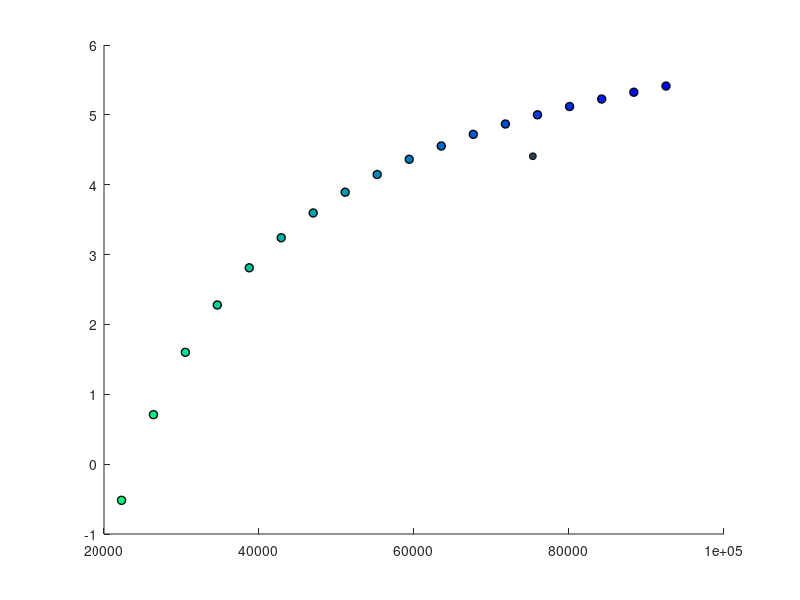

This figure's MATLAB source: (Note: this script raises an error after producing the figure.)
clear
clearvars
clear figures

%% Luminescence refined 26Al/10Be burial modelling of Camp Century subglacial sediment
% This script models the burial and paleo-exposure history of the Camp
% Century subglacial sediment given the luminescence-constrained
% depositional age (416 +- 38 ka) of the upper most sediment (1059-4)
% during MIS 11.

% Using the observed 26Al and 10Be concentrations and uncertainties in the
% upper-most (1059-4) and the lower-most (1063-7) sediments, this script
% first performs a Monte Carlo simulation of nuclide concentrations and
% then calculates average nuclide concentrations weighted by measurement
% uncertainty.

% Then, the 26Al and 10Be concentrations of 1059-4 are corrected for 416 +-
% 38
% of burial. This yields the 26Al/10Be ratio of the upper sediment at
% the time of sediment deposition
% in a small surface stream, assuming the sediment was sufficiently buried
% (by either sediment or ice) to prevent additional nuclide production
% since 416 +- 38 ka.

% The next step calculates the inventory of nuclides that could accumulate
% during a range of paleo-exposure periods of the upper sediment given the
% 26Al/10Be ratio of the upper sediment at the time of deposition. This
% also constrains the maximum duration (~16 kyr) of ice-free surface
% exposure of the upper sediment when the pre-MIS11 inherited mean
% 26Al/10Be ratio is equal to 0.

% For the lower sediment (1063-7), this script corrects the 26Al/10Be ratio
% for 416 +- 38 kyr of burial PLUS an additional period of burial (0-16
% kyr) that is equivalent to the range of exposure durations of the upper
% sediment.

% For both sediments, the script propagates the uncertainties of the
% nuclide concentrations and the luminescence age.

% This script generates two plots: Figure 1 is a two-isotope plot (banana
% plot) of 10Be concentrations vs the 26Al/10Be ratios of the upper (blue)
% and lower sediment (red): 1) weighted mean observed values and 2)
% corrected for 416 +- 38 kyr of burial. For the upper sediment, the
% modelled 26Al/10Be and 10Be concs given the range of MIS 11
% paleo-exposure durations is shown (blues and greens). For the lower
% sediment, the 26Al/10Be and 10Be concs are shown given the additional
% period of burial (reds and yellows).

% Figure 2 contains two subplots: shows the paleo-exposure period of the
% uppper sediment vs 1) the inherited 26Al/10Be ratio, and 2)the inherited
% total burial history.




%% 1. Model variables
% This first section contains variables that can be adjusted to run the
% model such as the number of simulations, the IRSL depositional age, and
% the duration of paleo-exposure prior to the depositional age of the upper
% most sediment.
 
sim = 100; %number of simulations for weighted avg nuclide concentrations (observed) and the uncertainty of OSL burial ages. Change this as needed. 

irsl_bur = 416000; irsl_bur_err = 38000; % IRSL mean +/- 1 standard error, 
tbur_sim = irsl_bur_err.*randn(sim,1) + irsl_bur; %create vector of random IRSL ages using mean age and standard error.

% 1.1 Paleo-exposure scenarios
% Iterative calibration of t_exp showed that,
% given a surface production ratio of 7.3, paleo-exposure longer than
% 16,000 years results in negative mean inherited 26Al/10Be ratios prior to
% MIS 11 exposure. If the production ratio is 6.7, then paleo-exposure
% greater than 17,000 years result in negative mean inherited 26Al/10Be
% ratios prior to MIS 11 exposure.

t_exp = (0:1000:17000)' ;% Creates row of exposure periods from 0 to 17 kyr at 1 kyr increments. 
z_t = length(t_exp); %use this to set up blank matrices for burial calculations

% loading nuclide data and parameters
load cc_nuclides.mat %imports observed nuclide concentrations from sample 1059-4 & 1063-7  at Camp Century

% Nuclide production and decay parameters
P26 = 30.3; P10 = 4.15; %Al-26 and Be-10 production rates at SLHL (atoms/(g*yr)). 
% Greenland specific ratio 7.3: P26=30.3.  Global ratio 6.7: P26 = 27.8

tau26 = 1.01E6 ; tau10 = 2.02E6; %mean lives
lam26 = log(2)/717000; lam10 = log(2)/1387000; %decay rates

%% 2. UPPER SEDIMENT 1059-4 
% 2.1 Simulated observed nuclide concentrations In this section, we create
% n simulations of observed nuclide concentrations in sediment 1059-4 based
% on the concentration and uncertainty of each measurement (n=6). Then the
% mean nuclide concentration weighted by the inverse sqrt of each
% measurment's uncertainty.

% Monte Carlo simulation of nuclide concentrations in 1059-4, which
% incorporates the uncertainty of each measurement, creates a [obs sim]
% matrix
al_sim = al26_err_up.*randn(6,sim) + al26_up;
be_sim = be10_err_up.*randn(6,sim) + be10_up;
rat_sim = al_sim./be_sim; %26Al/10Be ratio. Not used in calculations but used for keeping track along the way.

% Weighting factors of upper sediment sample 1059-4
inverr_26 = ((sqrt(al26_err_up)).^-1); inverr_10 = ((sqrt(be10_err_up)).^-1); %winverse sqrt of measurement uncertainties
wf_26 = inverr_26./sum(inverr_26(:)); wf_10 = inverr_10./sum(inverr_10(:)); % vectors of weighting factors based on inverse sqrt

% Calculate weighted avg of each column that incorporates uncertainty of
% each simulated measurement (creates [1 sim] matrix)
al26_wmu = sum(al_sim.*wf_26,1)./sum(wf_26,1); al26_sd = std(al_sim,wf_26);%weighted average(wmu) and weighted sd of the 6 random values for each of the sims, needs to be propagated for error calcs
al26_obs_mu = mean(al26_wmu); al26_obs_sd = std(al26_wmu); %mean and sd of the 100 simulations: 3.3 +/- 0.07 x10^5 atoms

be10_wmu = sum(be_sim.*wf_10,1)./sum(wf_10,1); be10_sd = std(be_sim,wf_10); %weighted average (wmu) and weighted sd of the 6 random values for each of the sims, needs to be propagated for error calcs
be10_obs_mu = mean(be10_wmu); be10_obs_sd = std(be10_wmu); %mean and sd of the 100 simulations: 7.5 +/- 0.07 x10^4 atoms

rat_wmu = al26_wmu./be10_wmu; rat_sd = rat_wmu.*sqrt(((be10_sd./be10_wmu).^2)+((al26_sd./al26_wmu).^2)); %weighted avg (wmu) and sd of the 26Al/10Be ratio, based ratio uncertainty based on Al26 and Be10 simulated weighted avg and weighted sd
rat_obs_mu = mean(rat_wmu); rat_obs_sd = mean(rat_sd); % Total overall mean +/- sd nuclide ratio: ~4.4 +/- 0.6. Just for keeping track

t_bur = (-log(rat_wmu/7.3))/(lam26-lam10); %initial total burial history of each of the 100 sims
t_bur_mu = mean(t_bur); t_bur_sd = std(t_bur); % mean initial burial history: 1.1 +/- 0.1 x10^6 yrs

cov_obs = cov(be10_wmu,rat_wmu); %covariance of be10 and ratio weighted averages (2 x 2) matrix. Used to plot error ellipses

%% 2.2 Solve for nuclide concentrations and ratio at the time of sediment deposition at 416 ka assuming:
% 1. burial age = IRSL sediment depositional age (i.e. end of MIS 11)
% 2. upper sediment remained completely buried and no additional nuclide
% production has occured since deposition.


%Simulated nuclide concentrations and ratios based on IRSL age and
%uncertainty. This creates a [sim sim] matrix (the columns are the nuclide
%simulations from above, the rows are the prescribed burial scenarios [0:1:14] kyr
%applied to each set of nuclide variations

al26_0 = reshape((al26_wmu./exp(-tbur_sim/tau26)),[],1); al26_0sd = reshape((al26_sd./exp(-tbur_sim/tau26)),[],1); %correct the 26Al conc and uncertainty for irsl burial. flattens into a single vector [sim^2, 1] to simplify calcs later
be10_0 = reshape((be10_wmu./exp(-tbur_sim/tau10)),[],1); be10_0sd = reshape((be10_sd./exp(-tbur_sim/tau10)),[],1); %correct the conc for burial. flatten into a single vector [sim^2, 1] to simplify calcs later

al26_0mu = mean(al26_0); al26_0unc = mean(al26_0sd); %mean concs at time of sediment deposition
be10_0mu = mean(be10_0); be10_0unc = mean(be10_0sd); %mean concs at time of sediment deposition

rat_0 = al26_0./be10_0; rat_0unc = rat_0.*sqrt((be10_0sd./be10_0).^2+(al26_0sd./al26_0).^2); %nuclide ratio simulations that account for variability of both measurement variability and IRSL age uncertainty
rat_0mu = mean(rat_0(:)); rat_0sd = mean(rat_0unc(:)); %26Al/10Be = 5.4 +/- 0.8 at the time of sediment deposition at 416 +- 38 ka 

% total burial history at the time of sediment deposition at 416 +- 38 ka
t_bur_0 = (-log(rat_0/7.3))/(lam26-lam10); %total burial history of each simulation corrected for 416 +- 38 kyr burial
t_bur_0mu = mean(t_bur_0); t_bur_0sd = std(t_bur_0); % mean total burial history after corrected for 416 +- 38 kyr burial: 0.67 +/-0.06 Myr

cov_0 = cov(be10_0,rat_0); % covariance of irsl-corrected be10 and ratio weighted averages in (2 x 2) matrix, used for plotting error ellipse

al26_0m = repmat(al26_0,1,z_t); be10_0m = repmat(be10_0,1,z_t); % creates blank [sim*sim z_t] cell array of end MIS 11 concentrations to subtract nuclides from different exposure scenarios from

%% 2.3 Calculate inherted nuclide concs and ratios based on different paleoexposure scenarios during MIS 11
% Using the nuclide concs at the end of MIS 11 (before sediment deposition
% at 416 +- 38 ka), apply a variety of exposure scenarios (t_exp) during
% MIS 11. subscript: inh = inherited

% calculate a vector of nuclides that would accumulate under different
% exposure periods (t_exp)
al26exp = (P26/lam26)*(1-exp(-t_exp*lam26))'; be10exp = (P10/lam10)*(1-exp(-t_exp*lam10))'; 

% Loop to fill in [sim*sim z_t] cell array of different exposure scenarios
% to subtract from end MIS 11 nuclide concs
al26expm = ones(sim*sim,z_t).*al26exp; be10expm = ones(sim*sim,z_t).*be10exp;

% Create [sim sim z_t] cell arrays of initial inherited MIS 11
% concentrations and 26Al/10Be ratio (endMIS11 - paleoexposure MIS 11)
al26inh =  reshape((al26_0m - al26expm),[],z_t)'; %re arrange matrix such that all simulations for each exposure scenario are in one row.
al26inh_mu = mean(al26inh,2); al26inh_sd = std(al26inh,[],2); %mean +/- sd inherited 26Al concs before MIS 11 exposure

be10inh =  reshape(be10_0m - be10expm,[],z_t)'; %re arrange matrix such that all simulations for each exposure scenario are in one row.
be10inh_mu = mean(be10inh,2); be10inh_sd = std(be10inh,[],2); %mean +/- sd inherited 10Be concs before MIS 11 exposure

rat_inh = al26inh./be10inh; %inherited 26Al/10Be ratio
rat_inh_mu = mean(rat_inh,2); ratinh_unc = rat_inh_mu.*sqrt((be10inh_sd./be10inh_mu).^2+(al26inh_sd./al26inh_mu).^2); %vectors of mean +/- sd 26Al/10Be ratios of each exposure scenario
%for t_exp kyr the 26Al/10Be ratio decreases from 5.4 to 0

berat_inh_mu = horzcat(be10inh_mu,rat_inh_mu); %create matrix of be concs and 26Al/10Be ratios for plotting

covinhblk = ones(2,2,z_t); %covariance of all paleo-exposure scenarios. used for plotting error ellipses
for p = 1:size(covinhblk,3)
    covinh(:,:,p)=cov(be10inh(p,:),rat_inh(p,:));
end

% Calculate total burial history of sediment based on inherited nuclide
% concentrations (i.e. prior to MIS 11 exposure)

t_bur_inh = (-log(rat_inh/7.3))/(lam26-lam10); % array of burial ages of sediment before MIS 11 for all sims. This generates imaginary numbers for t_exp >13 kyr
t_bur_inh_mu = mean(t_bur_inh,2); t_bur_inh_sd = std(t_bur_inh,[],2);%vectors of mean +/- sd ratios of each exposure scenario

%% 3. LOWER SEDIMENT 1063-7
% In this section, we make similar claculations to those above for the
% lower sediment (weighted average observed nuclide concs, nuclide concs at
% timing of sediment deposition) but instead of paleo-exposure simulations
% we account for the additional decay of nuclides assuming the lower
% sediment remained buried or shielded from nuclide production during MIS
% 11. Throughout this section 'l' for 'lower' appended to variables.

% 3.1 Burial history corrected for up to 432 (416 + 16) kyr burial (assume this sediment was buried during MIS 11). 
tburl_sim = (tbur_sim)+t_exp'; %adds the exposure duration to the IRSL burial duration for a total burial duration to beginning of last exposure 

% Monte Carlo simulation of observed 26Al & 10Be concs from lower sediment based on individual measurement and uncertainty. Creates [3 sim] matrix
al_siml = al26_err_lo.*randn(3,sim) + al26_lo; be_siml = be10_err_lo.*randn(3,sim) + be10_lo; 
rat_siml = al_siml./be_siml;

%Weighting factors for lower sample 1063-7. 
inverr_26_l = (sqrt(al26_err_lo)).^-1; wf_26_l = inverr_26_l./sum(inverr_26_l(:));  %weighting factors (wf) by inverse sqrt of measurement uncertainty
inverr_10_l = (sqrt(be10_err_lo)).^-1; wf_10_l = inverr_10_l./sum(inverr_10_l(:));

% Weighted mean of each column that incorporates uncertainty of each measurement (creates [1 sim] matrix)
al26l_wmu = sum(al_siml.*wf_26_l)/sum(wf_26_l); al26l_sd = std(al_siml,wf_26_l);
al26l_obs_mu = mean(al26l_wmu); al26l_obs_sd = std(al26l_wmu);

be10l_wmu = sum(be_siml.*wf_10_l)/sum(wf_10_l); be10l_sd = std(be_siml,wf_10_l);
be10l_obs_mu = mean(be10l_wmu); be10l_obs_sd = std(be10l_wmu);

ratl_wmu = al26l_wmu./be10l_wmu; ratl_unc = ratl_wmu.*sqrt((be10l_sd./be10l_wmu).^2+(al26l_sd./al26l_wmu).^2);%weighted avg (wmu) of the 26Al/10Be ratio 
ratl_obs_mu = mean(ratl_wmu); ratl_obs_sd = mean(ratl_unc); % Total overall mean +/- sd nuclide ratio: ~1.8 +/- 0.4. Just for keeping track

t_burl = (-log(ratl_wmu/7.3))/(lam26-lam10); %total burial history of lower sediment
t_burl_mu = mean(t_burl); t_burl_sd = std(t_burl); %3.1 +/- 0.2 Myr

%stuff for plotting later
beratl_obs_mu = horzcat(be10l_obs_mu,ratl_obs_mu); %compiled mean observed 10Be and 26Al/10Be for plotting
covl_obs = cov(be10l_wmu,ratl_wmu); %used for plotting error ellipses

% 3.2 LOWER SEDIMENT inherited nuclide concentrations and burial history

%Simulated nuclide concentrations and ratios assuming that the lower
%sediment remained buried since 416+-38 ka and during the exposure of the
%upper sediment (t_exp).

%This creates a [sim sim] matrix (the columns are the nuclide variations
%from above, the rows are range of burial scenarios applied to each set of
%nuclide variations

al26l_0 = reshape((al26l_wmu./exp(-tbur_sim/tau26)),[],1); al26l_0sd = reshape((al26l_sd./exp(-tbur_sim/tau26)),[],1); %correct the 26Al conc and uncertainty for irsl burial. flattens into a single vector [sim^2, 1] to simplify calcs later
be10l_0 = reshape((be10l_wmu./exp(-tbur_sim/tau10)),[],1); be10l_0sd = reshape((be10l_sd./exp(-tbur_sim/tau10)),[],1); %correct the conc for burial. flatten into a single vector [sim^2, 1] to simplify calcs later

al26l_0mu = mean(al26l_0); al26l_0unc = mean(al26l_0sd); %mean conc and sd at time of depositon of upper sediment
be10l_0mu = mean(be10l_0); be10l_0unc = mean(be10l_0sd);

ratl_0 = al26l_0./be10l_0; ratl_0unc = rat_0.*sqrt((be10l_0sd./be10l_0).^2+(al26l_0sd./al26l_0).^2); %nuclide ratio simulations that account for variability of both measurement variability and IRSL age uncertainty
ratl_0mu = mean(ratl_0(:)); ratl_0sd = mean(ratl_0unc(:)); %2.2 +/- 1.2 at 416 ka when upper sediment was deposited.

%burial history of lower sediment at 416 +- 38 ka
t_burl_0 = (-log(ratl_0/7.3))/(lam26-lam10); %total burial history of each simulation corrected for 416 +- 38 kyr burial
t_burl_0mu = mean(t_burl_0); t_burl_0sd = std(t_burl_0); % mean total burial history after corrected for 416 +- 38 kyr burial: 2.7 +/-0.2 Myr

covl_0 = cov(be10l_0,ratl_0); %covariance of irsl-corrected be10 and ratio weighted averages in (2 x 2) matrix; used for plottong error ellipses

al26l_0m = repmat(al26l_0,1,z_t); be10l_0m = repmat(be10l_0,1,z_t); %creates blank [sim*sim z_t] cell array of end MIS 11 concentrations to subtract nuclides from different exposure scenarios from

% 3.3 Correcting for additional burial of lower sediment during MIS 11 
% calculate a vector of nuclides that would decay in the lower sediment under different burial
% periods while upper sed is exposed (t_exp)
al26l_bur = exp(-t_exp/tau26)'; be10l_bur = exp(-t_exp/tau10)'; 

% Loop to fill in [sim*sim z_t] cell array of different exposure scenarios to subtract from end MIS 11 nuclide concs
al26l_bur_m = ones(sim*sim,z_t).*al26l_bur; be10l_bur_m = ones(sim*sim,z_t).*be10l_bur;

%
% Create [sim sim z_t] cell arrays of initial inherited MIS 11
% concentrations and 26Al/10Be ratio (endMIS11 + nuclides that accumulate
% during additional burial)
al26l_inh =  reshape((al26l_0m./al26l_bur),[],z_t)'; %re arrange matrix such that all simulations for each exposure scenario are in one row.
al26l_inh_mu = mean(al26l_inh,2); al26l_inh_sd = std(al26l_inh,[],2); %mean +/- sd inherited 26Al concs before MIS 11 exposure

be10l_inh =  reshape(be10l_0m./be10l_bur,[],z_t)'; %re arrange matrix such that all simulations for each exposure scenario are in one row.
be10l_inh_mu = mean(be10l_inh,2); be10l_inh_sd = std(be10l_inh,[],2); %mean +/- sd inherited 10Be concs before MIS 11 exposure

ratl_inh = al26l_inh./be10l_inh; %inherited 26Al/10Be ratio
ratl_inh_mu = mean(ratl_inh,2); ratl_inh_unc = ratl_inh_mu.*sqrt((be10l_inh_sd./be10l_inh_mu).^2+(al26l_inh_sd./al26l_inh_mu).^2); %vectors of mean +/- sd 26Al/10Be ratios of each exposure scenario


% Calculate total burial history of sediment before MIS 11 exposure
% (inherited burial history)
t_burl_inh = (-log(ratl_inh/7.3))/(lam26-lam10); % array of burial ages of sediment before MIS 11 for all sims. This generates imaginary numbers for t_exp >13 kyr
t_burl_inh_mu = mean(t_burl_inh,2); t_burl_inh_sd = std(t_burl_inh,[],2);%vectors of mean +/- sd ratios of each exposure scenario


beratl_inh_mu = horzcat(be10l_inh_mu,ratl_inh_mu); %create matrix of be concs and 26Al/10Be ratios for plotting

covl_inhblk = ones(2,2,z_t); %covariance of all exposure scenarios, used for plotting error ellipses
for p = 1:size(covl_inhblk,3)
    covl_inh(:,:,p)=cov(be10l_inh(p,:),ratl_inh(p,:));
end
%
%% Compile outputs for plotting in next section

be_mu_all = vertcat(be10_obs_mu,be10_0mu,be10inh_mu,be10l_obs_mu,be10l_0mu,be10l_inh_mu); %all mean Be concs in obs, end MIS 11, inherited
be_err_all = vertcat(be10_obs_sd,be10_0unc,be10l_inh_sd,be10l_obs_sd,be10l_0unc,be10l_inh_sd);%all Be err in obs, end MIS 11, inherited
rat_mu_all = vertcat(rat_obs_mu,rat_0mu,rat_inh_mu,ratl_obs_mu,ratl_0mu,ratl_inh_mu); %all mean Al/Be ratios in obs, end MIS 11, inherited
rat_err_all = vertcat(rat_obs_sd,rat_0sd,ratinh_unc,ratl_obs_sd,ratl_0sd,ratl_inh_unc); %all mean Al/Be ratios in obs, end MIS 11, inherited

berat_mu_all=horzcat(be_mu_all,be_err_all,rat_mu_all,rat_err_all); %compiled Be and ratios for plotting


%% PLOTS

% Figure 1: banana plot showing the 10Be and 26Al/10Be ratios: 1) observed
% weighted means of 1059-4 (cool colors) and 1063-7 (warm colors), 2) timing of upper sediment
% deposition at 416 +- 38 ka IRSL corrected ratio and 10Be for both
% samples, 3) modelled inherited ratio and 10Be prior to exposure of upper
% sediment and additional burial of lower sediment (416 + 16 = 432 kyr).

%set up banana plot: burial isochrons
t = (0:1E3:4E6);
t_burial = (0:1:9).*1E6; %0.5 Myr increments
t_burma = (0:1:9)';
n26 = ((P26/lam26)*(1-exp(-lam26*t)))';
n10 = ((P10/lam10)*(1-exp(-lam10*t)))';

n26b = n26*exp(-(lam26*t_burial));
n10b = n10*exp(-(lam10*t_burial));
n2610b = (n26./n10).*exp(-((lam26-lam10)*t_burial));

bur_chron = (num2str(t_burma, '%.1f Myr burial'));

%color scheme
blue  = [44 62 80]/255; %1059-4 color 
red  = [231 76 60]/255 ;%1063-6 color
Cb = colormap(winter(length(t_exp)));
Cr = flip(colormap(autumn(length(t_exp))));

t_exp_kyr = t_exp/1000;
t_exp_leg =(num2str(t_exp, '%-d yr exp'));
clf

% plots of all the simulations
figure(1);

% 1059-4
hold on

scatter(be10_obs_mu,rat_obs_mu,25,'MarkerFaceColor',blue,'MarkerEdgeColor','k','DisplayName','Mean Measured 1059-4') %plots weighted mean observed ratio and 10Be concs.
hold on

for i=1:size(be10inh,1)%to plot mean simulated 10Be 26Al 1059-4 under different paleoexposure scenarios
        plot(be10inh_mu(i,:),rat_inh_mu(i,:),'o','MarkerFaceColor',Cb(i,:),'DisplayName',t_exp_leg(i,:),'MarkerEdgeColor','k','MarkerSize',6,'LineWidth',1)
end
hold on

% plot 2-sigma error ellipses for observed, end MIS11, and inherited solutions
elpt_obs = ellipsedata(cov_obs,[berat_mu_all(1,1),berat_mu_all(1,3)],100,2); plot(elpt_obs(:,1:2:end),elpt_obs(:,2:2:end),'Color',[0.5 0.5 0.5]);
hold on

elpt_0 = ellipsedata(cov_0,berat_mu_all(:,2),100,2); plot(elpt_0(:,1:2:end),elpt_0(:,2:2:end),'Color',[0.5 0.5 0.5]);
hold on

 for r = 1:size(covinh,3) 
        elpt_inh(:,:,r) = ellipsedata(covinh(:,:,r),berat_inh_mu(r,:),100,2); 
 end
 for r = 1:size(elpt_inh,3)
         plot(elpt_inh(:,1:2:end,r),elpt_inh(:,2:2:end,r),'Color',[0.5 0.5 0.5]);
 end       
hold on

% 1063-7
scatter(be10l_obs_mu,ratl_obs_mu,25,'MarkerFaceColor',red,'MarkerEdgeColor','k','DisplayName','Measured 1063-7') %plots weighted mean observed ratio and 10Be concs.
hold on

%to plot mean simulated 10Be under different 416 +- 38 kyr burial + burial equiv to exposure duration in 1063-7
for k=1:size(be10l_inh,1) 
        plot(be10l_inh_mu(k,:),ratl_inh_mu(k,:),'-o','MarkerFaceColor',Cr(k,:),'DisplayName',t_exp_leg(k,:),'MarkerEdgeColor','k','MarkerSize',6,'LineWidth',1)  
end
hold on 

elpt_obsl = ellipsedata(covl_obs,beratl_obs_mu,100,2); plot(elpt_obsl(:,1:2:end),elpt_obsl(:,2:2:end),'Color',[0.5 0.5 0.5])
hold on

 for s=1:size(covl_inh,3) 
      elpt_inhl(:,:,s) = ellipsedata(covl_inh(:,:,s),beratl_inh_mu(s,:),100,2);
 end
for s = 1:size(elpt_inhl,3)
    plot(elpt_inhl(:,1:2:end,s),elpt_inhl(:,2:2:end,s),'Color',[0.5 0.5 0.5])
 end
hold on

%banana plot isochrons
plot(n10,n2610b,'Color',[0.8 0.8 0.8]); %plots 1 myr burial isochrons
hold on
plot(n10,n2610b(:,1),'Color','k','DisplayName','Surface production'); %plots surface production ratio line at top

%formatting the plot
set(gca, 'YScale', 'log','XScale','log')
ylim([0.1 10]); xlim([1E4 1E5]);

xlabel('[10Be] (atoms/g)'); ylabel('26Al/10Be');
box on

set(gcf,'units','centimeters','position',[0.1,0.1,17.8,14])

%% Figure 2: MIS 11 paleo-exposure modelling

% plotting MIS 11 solution space of paleo-exposure duration vs. inherited
% 26Al/10Be ratio and inherited total burial history

x = t_exp; 
y = rat_inh_mu;  dy = ratinh_unc; 
y2 = t_bur_inh_mu'; dy2 = t_bur_inh_sd'; 
y3 = ratl_inh_mu'; dy3 = ratl_inh_unc'; 
y4 = t_burl_inh_mu;  dy4 = t_burl_inh_sd;

figure(2)
xlim_2 = [0 16000];
subplot(2,1,1); %inherited 26Al/10Be ratio vs paleo-exposure scenarios

p1 = plot(x,y,'-',x,y+(2*dy),'--',x,y-(2*dy),'--'); %sample 1059-4 plot of mean and uncertainty
set(p1,'Color',blue);
hold on

p2 = plot(x,y3,'-',x,y3+(2*dy3),'--',x,y3-(2*dy3),'--'); %sample 1063-7 plot of mean and uncertainty
set(p2,'Color',red);

ylabel('Inherited ^{26}Al/^{10}Be');
ylim([0 8])
xlim(xlim_2)
set(gca,'YTick',0:1:8,'Xtick',0:2000:18000);

subplot(2,1,2); % Plots inherited total burial history of the upper and lower sediment
p3 = plot(x,y2,'-',x,y2+(2*dy2),'--',x,y2-(2*dy2),'--'); %upper sediment 1059-4
set(p3,'Color',blue);
hold on

p4 = plot(x,y4,'-',x,y4+(2*dy4),'--',x,y4-(2*dy4),'--'); %lower sediment 1063-7
set(p4,'Color',red);
ylim([0 6E6])

xlabel('Surface exposure duration (yr) of 1059-4 prior to deposition');
set(gca,'YTick',0:1E6:6E6,'Xtick',0:2000:18000);
ylabel('Inherited total burial prior (Myr)');
xlim(xlim_2)
